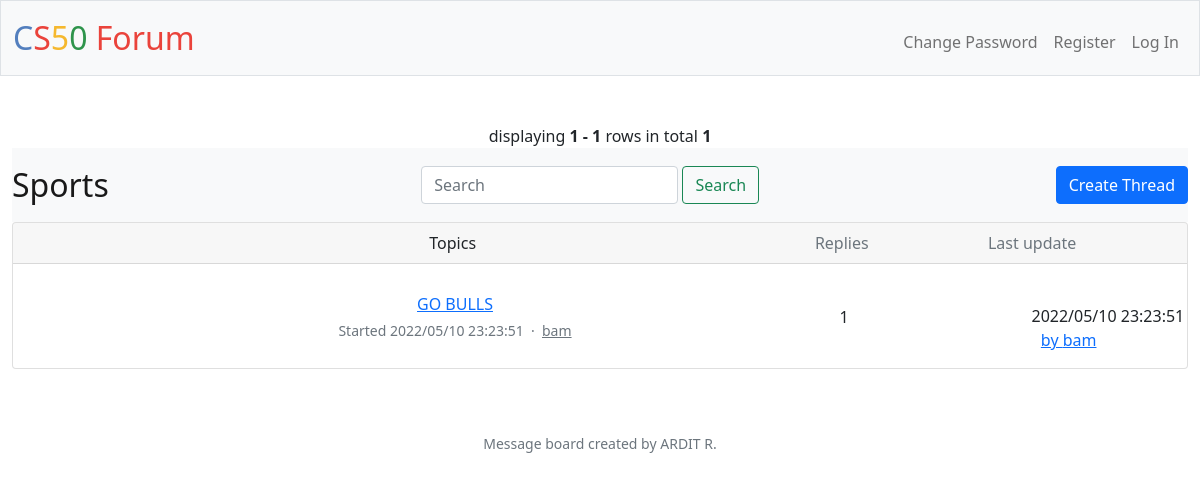
The page /sports on the database its author committed.
### tables this page shows
CREATE TABLE thread (id INTEGER PRIMARY KEY AUTOINCREMENT NOT NULL, user TEXT NOT NULL, title TEXT NOT NULL, replies INTEGER NOT NULL DEFAULT 1, board TEXT NOT NULL, creation TEXT NOT NULL, latest TEXT NOT NULL, user_id INTEGER CANNOT BE NULL, latest_user TEXT, latest_id INTEGER);

### app.py (the view)
@app.route("/sports")
def sports():
    try:
        id = session["user_id"]
    except KeyError:
        id = ""
    row_user = db.execute("SELECT * FROM users WHERE id = ?", id)
    if len(row_user) < 1:
        user = ""
    else:
        user = row_user[0]["username"]
    rows = db.execute("SELECT * FROM thread WHERE board = 'sports' ORDER BY latest DESC")
    page = request.args.get(get_page_parameter(), type=int, default=1)
    pagination = Pagination(page=page, per_page=5, total=len(rows), record_name='rows')
    i=(page-1) * 5
    rows1=rows[i:i+5]
    return render_template('sports.html', pagination=pagination, rows=rows1, user=user)

### app.py (called while the page is built)
@app.after_request
def after_request(response):
    response.headers["Cache-Control"] = "no-cache, no-store, must-revalidate"
    response.headers["Expires"] = 0
    response.headers["Pragma"] = "no-cache"
    return response

### templates/sports.html (shortened to what this page needs)
{% extends "layout.html" %}
{% block main %}
{{ pagination.info }}
    <nav class="navbar navbar-light bg-light">
        <a class="navbar-brand">Sports</a>
        <form action="/search" method="get" class="form-inline">
            <div class="d-flex">
                <input class="form-control mr-sm-2" type="search" placeholder="Search" aria-label="Search" name="search">
                <button class="btn btn-outline-success my-2 my-sm-0" type="submit">Search</button>
            </div>
        </form>
        <a href="/thread" class="btn btn-primary">Create Thread</a>
    </nav>
    <link href="https://code.ionicframework.com/ionicons/2.0.1/css/ionicons.min.css" rel="stylesheet">
    <div class="card mb-3">
        <div class="card-header pl-0 pr-0">
            <div class="row no-gutters w-100 align-items-center">
                <div class="col ml-3" style="position:relative; left:55px">Topics</div>
                <div class="col-4 text-muted">
                    <div class="row no-gutters align-items-center">
                        <div class="col-4">Replies</div>
                        <div class="col-8">Last update</div>
                    </div>
                </div>
            </div>
        </div>
                {% for row in rows %}
                <div class="card-body py-3">
                    <div class="row no-gutters align-items-center">
                        <div class="col"> <a href="/viewthread?id={{ row["id"] }}" class="text-big" data-abc="true">{{ row["title"] }}</a>
                            <div class="text-muted small mt-1">Started {{ row["creation"] }} &nbsp;·&nbsp; <a href="/profile?id={{ row["user_id"] }}" class="text-muted" data-abc="true">{{ row["user"] }}</a></div>
                        </div>
                        <div class="d-none d-md-block col-4">
                            <div class="row no-gutters align-items-center">
                                <div class="col-4" style="position:relative; top:25px; left:-15px">{{ row["replies"] }}</div>
                                    <div class="media-body flex-truncate ml-2">
                                        <div class="col-8" style="margin-left: 180px">{{ row["latest"] }}</div> <a href="/profile?id={{ row["latest_id"] }}" class="col-8" style="margin-left: 160px" data-abc="true">by {{ row["latest_user"] }}</a>
                                    </div>
                            </div>
                        </div>
                    </div>
                </div>
                {% endfor %}
        </div>
{% endblock %}

### static/styles.css (style rules this page uses)
nav .navbar-brand { font-size: xx-large; }

### rows shown on the page
thread: title "GO BULLS", creation "2022/05/10 23:23:51", user "bam", replies "1", latest "2022/05/10 23:23:51", latest_user "bam"

### other values the page prints
{{ pagination.info }} "displaying 1 - 1 rows in total 1"
